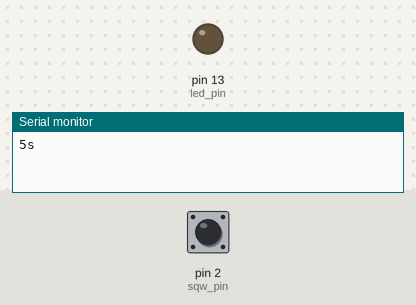
This sketch was run on a simulated Arduino Uno, built with avr-gcc and run on an emulated ATmega328P. On the bench: output pins drawn as LEDs (lit = HIGH), the last lines printed to the serial monitor. Inputs (shaded band) come from the test bench; at power-on: pin 2 (sqw_pin) HIGH. The local clock reads 2024-03-15 10:24:30 at power-on unless the sketch sets it.

Above: at 1.2 s.
1.3 s: pin 2 (sqw_pin) pulled LOW for 0.15 s
At 2.2 s:
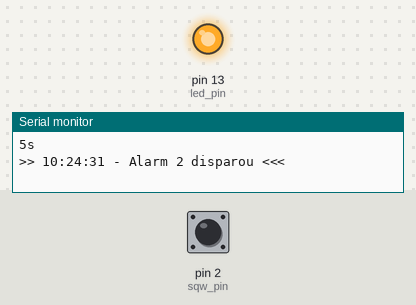
Timing chart, 0 to 4.3 s (numbered marks = the images above; inputs shaded):
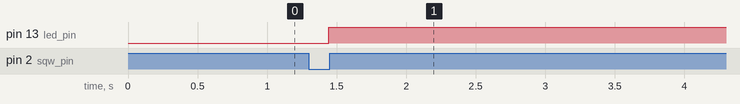

The sketch:

RTC.ino.ino
```cpp
#include <Wire.h>
#include <RtcDS3231.h>
RtcDS3231<TwoWire> Rtc(Wire);

// o Pino SQW deve ser ligado ao pino 2 no UNO. Isso varia de placa para placa
#define sqw_pin 2 // UNO. No Mega, mude para 19
#define led_pin 13
#define int_number 0 // UNO. No Mega, mude para 4

volatile bool int_flag = false; // Variável que indica se hounve interrupção

void interrompeu() // Rotina chamada quando houver uma interrupção
{
  int_flag = true;
  RtcDateTime now = Rtc.GetDateTime();
  Serial.println(">> " + formatTime(now,"h:m:s") + " - Alarm 2 disparou <<<");
  digitalWrite(led_pin, LOW);
  delay(30000);
  digitalWrite(led_pin, HIGH);
}

void setup ()
{
  Serial.begin(9600);

  // Pullup no pino de interrupção
  pinMode(sqw_pin, INPUT_PULLUP);
  pinMode(led_pin, OUTPUT);
  //digitalWrite(led_pin, HIGH);

  // Configuração inicial do RTC
  Rtc.Begin();
  RtcDateTime compiled = RtcDateTime(__DATE__, __TIME__);
  if (!Rtc.IsDateTimeValid())
  {
    Rtc.SetDateTime(compiled);
  }
  if (!Rtc.GetIsRunning())
  {
    Rtc.SetIsRunning(true);
  }
  RtcDateTime now = Rtc.GetDateTime();
  if (now < compiled)
  {
    Rtc.SetDateTime(compiled);
  }
  Rtc.Enable32kHzPin(false);
  Rtc.SetSquareWavePin(DS3231SquareWavePin_ModeAlarmBoth); //Habilta 2 alarmes

  // Alarme1 daqui a 30 segundos
//  RtcDateTime alarmTime = now + 30;
//  DS3231AlarmOne alarm1(
//    alarmTime.Day(),
//    alarmTime.Hour(),
//    alarmTime.Minute(),
//    alarmTime.Second(),
//    DS3231AlarmOneControl_HoursMinutesSecondsMatch);
//  Rtc.SetAlarmOne(alarm1);

  // Alarm 2 a cada 1 minuto
  DS3231AlarmTwo alarm2(
    0,
    0,
    0,
    DS3231AlarmTwoControl_OncePerMinute);
  Rtc.SetAlarmTwo(alarm2);

  // Efetiva os alarmes
  Rtc.LatchAlarmsTriggeredFlags();

  // Configura interrupção
  attachInterrupt(int_number, interrompeu, FALLING);
}

void loop ()
{
//  RtcDateTime now = Rtc.GetDateTime();
//  Serial.print(formatDate(now,"d/m/y") + " ");
//  Serial.println(formatTime(now,"h:m:s"));
  Serial.println("5s");

  if (int_flag)
  {
    int_flag = false; // Reseta flag
    Serial.println("hey");
//    DS3231AlarmFlag flag = Rtc.LatchAlarmsTriggeredFlags(); //Variável para testar qual alarme disparou
//    if (flag & DS3231AlarmFlag_Alarm1)
//    {
//      Serial.println(">> " + formatTime(now,"h:m:s") + " - Alarm 1 disparou <<<");
//    }
//    if (flag & DS3231AlarmFlag_Alarm2)
//    {
//      Serial.println(">> " + formatTime(now,"h:m:s") + " - Alarm 2 disparou <<<");
//    }
  }
  delay(5000);
}

// Funções para formatação dos dados
String formatDate(const RtcDateTime& dt, String format)
{
  String d = dt.Day() < 10 ? "0" + String(dt.Day()) : String(dt.Day()) ;
  String m = dt.Month() < 10 ? "0" + String(dt.Month()) : String(dt.Month()) ;
  String y = String(dt.Year()) ;
  format.replace("d",d);
  format.replace("m",m);
  format.replace("y",y);
  return format;
}

String formatTime(const RtcDateTime& dt, String format)
{
  String h = dt.Hour() < 10 ? "0" + String(dt.Hour()) : String(dt.Hour()) ;
  String m = dt.Minute() < 10 ? "0" + String(dt.Minute()) : String(dt.Minute()) ;
  String s = dt.Second() < 10 ? "0" + String(dt.Second()) : String(dt.Second()) ;
  format.replace("h",h);
  format.replace("m",m);
  format.replace("s",s);
  return format;
}
```

Measured:
- after the input at 1.3 s, pin 13 (led_pin): LOW → HIGH after 0.14 s
